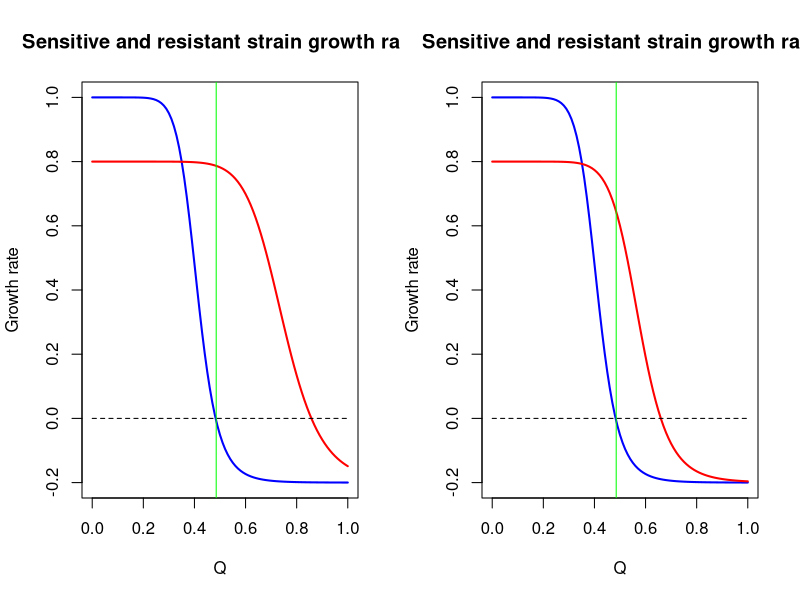
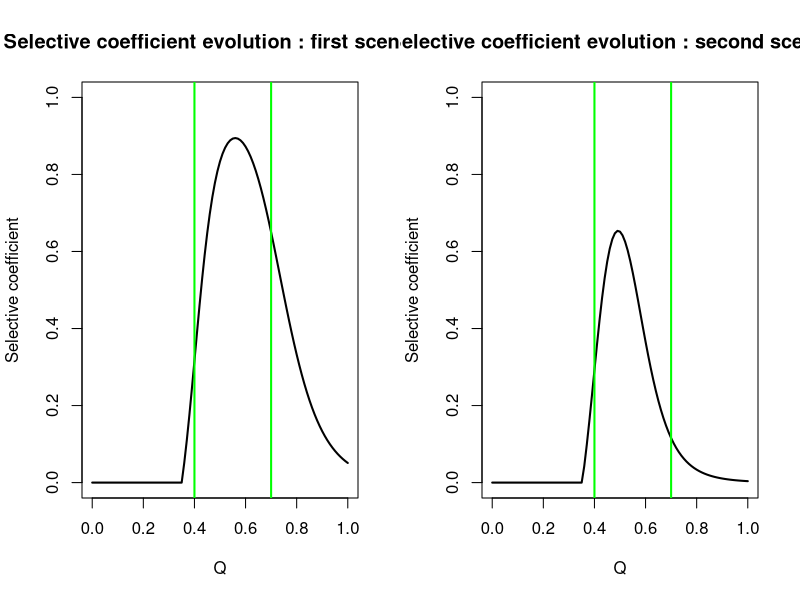
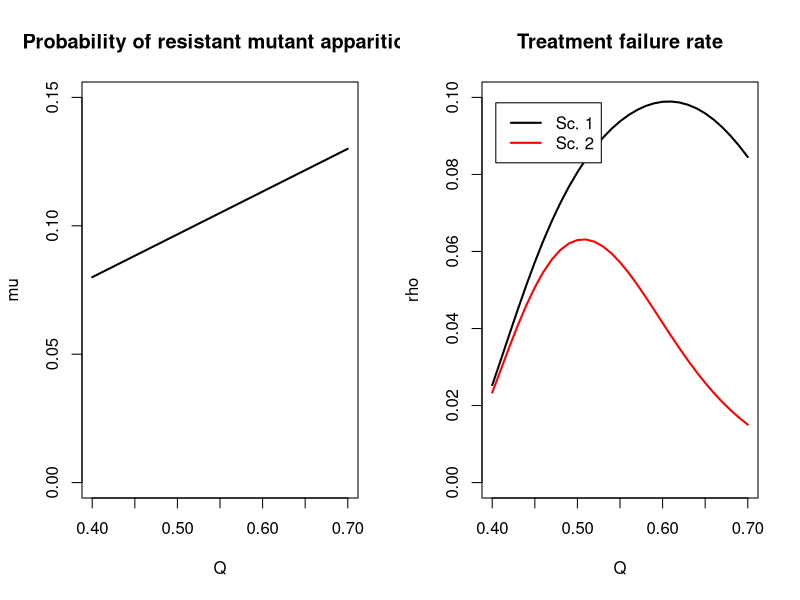
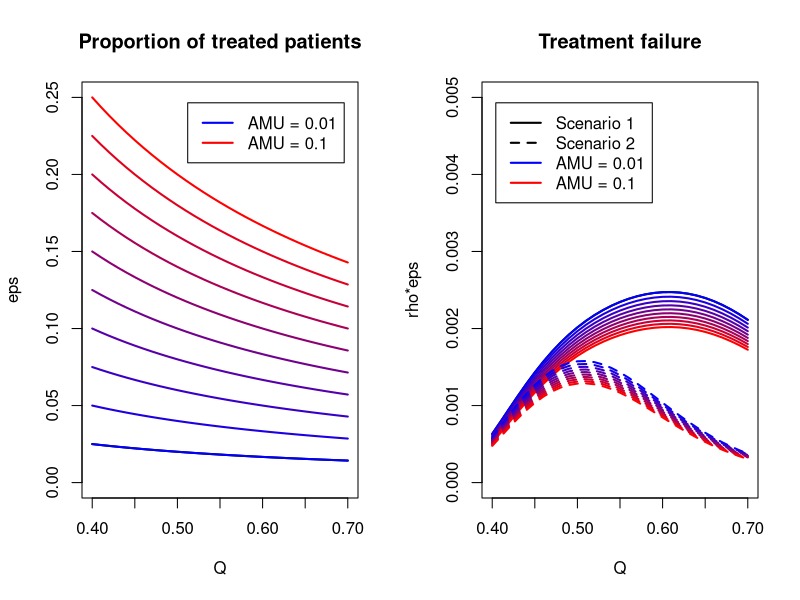
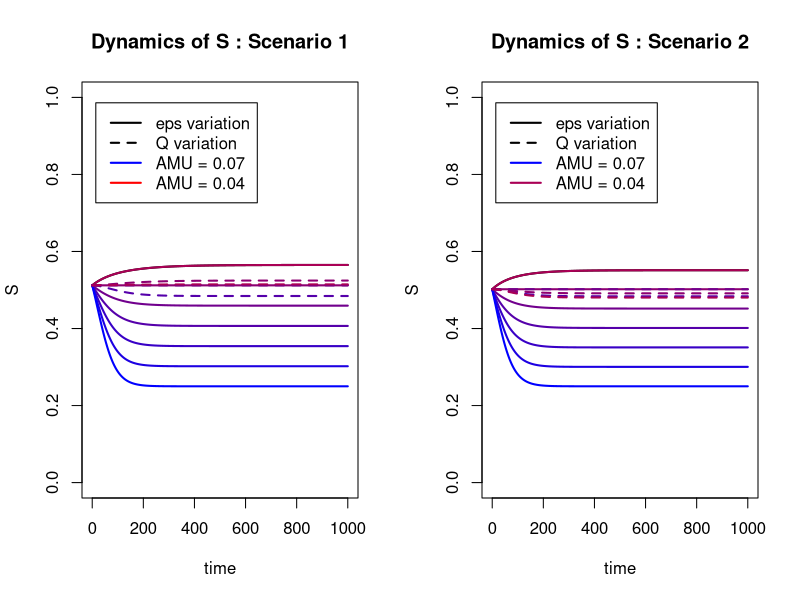
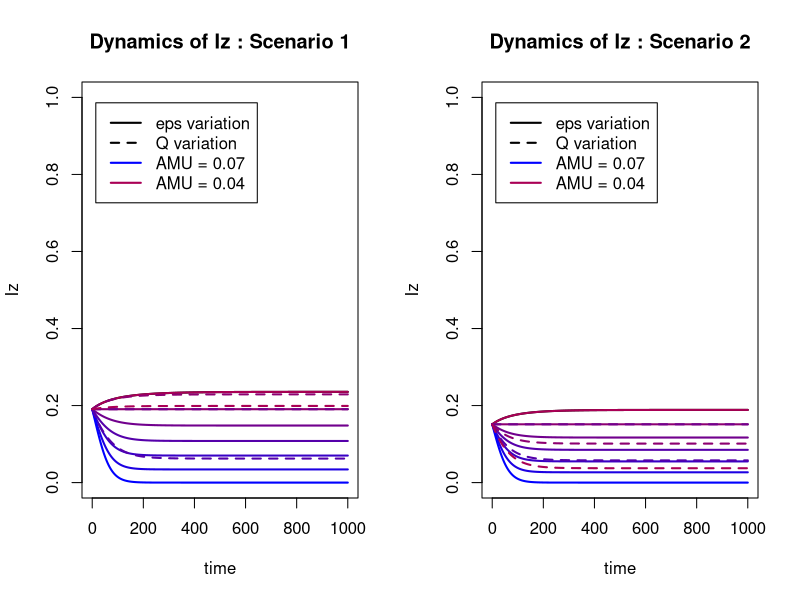
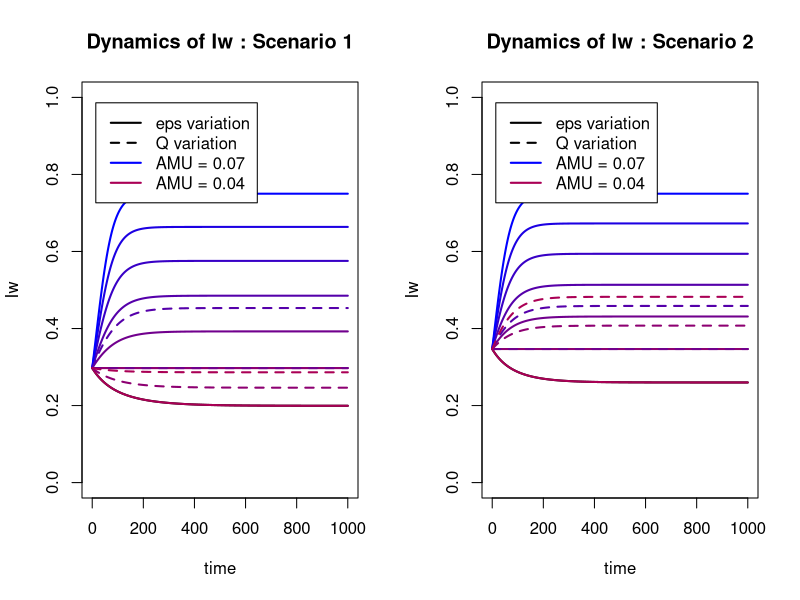
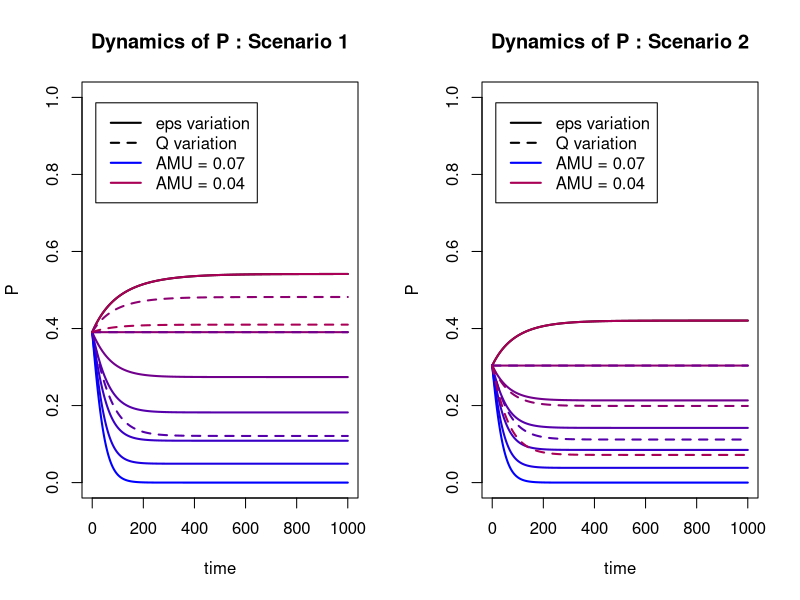

Source code (R) for these figures, in order:
## ---- chunk 1
library(plyr)

#per capita maximum growth rate of sensitive bact
max_sens_gr <- 1 
max_sens_gr2 <- 1 
#per capita maximum growth rate of resistant bact
max_res_gr <- 0.8
max_res_gr2 <- 0.8
#per capita minimum growth rate of sensitive bact
min_sens_gr <- -0.2
min_sens_gr2 <- -0.2
#per capita minimum growth rate of res bact
min_res_gr <- -0.2
min_res_gr2 <- -0.2
#minimum inhibitory concentration of sen bact

mic_sens <- 0.35
mic_sens2 <- 0.35
#minimum inhibitory concentration of res bact

mic_res <- 0.65
mic_res2 <- 0.5
#slope for sens bact
kappa_sens <- 10
kappa_sens2 <- 10
#slope for res bact  

kappa_res <- 10
kappa_res2 <- 10

param_sens <- c(max_sens_gr, min_sens_gr, mic_sens, kappa_sens)
param_sens2 <- c(max_sens_gr2, min_sens_gr2, mic_sens2, kappa_sens2)

param_res <- c(max_res_gr, min_res_gr, mic_res, kappa_res)
param_res2 <- c(max_res_gr2, min_res_gr2, mic_res2, kappa_res2)

#mutant emergence probability : we consider that if the amount of applied atb increases, the probability of resistant mutant apparition increases linearly
max_mu <- 0.13
min_mu <- 0.08
max_dot <- 10
min_dot <- 1

#range of intervention - cl=lowest clinically effective dose, cu maximum tolerable dose (toxicity)
cl=0.40
cu=0.70
n_values=(cu-cl)*100+1

drug_quantities <- seq(cl, cu, length.out = n_values )

AMU = c(0.01, 0.02, 0.03, 0.04, 0.05, 0.06, 0.07, 0.08, 0.09, 0.10)

prop_treated <- do.call(cbind, lapply(AMU, function (x) x/drug_quantities))

eps_max <- max(prop_treated)

#selection of corresponding borders in sel_coef vector

lowbound=cl*100+1
highbound=cu*100+1



x <- seq(0,1,by=0.01)
zoom <- 1
## ---- chunk 2



growth = function(x, maxv, minv, micv, slopev) {
  y <- maxv - ((maxv - minv)*(x/micv)^slopev)/((x/micv)^slopev - maxv/minv)
  return(y)
}



colglob <- colorRampPalette(c("blue", "red"))

colforcol <- colglob(length(AMU))


linfun <- function(x, t, ltype){
  lines(t, unlist(x), lty=ltype, lwd=2, col=colforcol[as.numeric(parent.frame()$i)])
}

## ---- chunk 3


gr_sens <- lapply(x, growth, max_sens_gr, min_sens_gr, mic_sens, kappa_sens)

gr_res <- lapply(x, growth, max_res_gr, min_res_gr, mic_res, kappa_res)

gr_sens2 <- lapply(x, growth, max_sens_gr2, min_sens_gr2, mic_sens2, kappa_sens2)

gr_res2 <- lapply(x, growth, max_res_gr2, min_res_gr2, mic_res2, kappa_res2)

MIC <- sum(gr_sens>0)/length(gr_sens)
MICres <- sum(gr_res>0)/length(gr_res)
MICres2 <- sum(gr_res2>0)/length(gr_res2)
## ---- chunk 4
par(mfrow=c(1,2))

plot(x, gr_sens, main="Sensitive and resistant strain growth rate", xlab="Q", ylab="Growth rate", ylim=c(-0.2,1), lwd=2, type="l", col='blue')

lines(x, gr_res, type='l', col='red', lwd=2)

lines(x, rep(0, length(x)), type='l', col='black', lwd=1, lty=2)
abline(v=MIC, col='green')


plot(x, gr_sens2, main="Sensitive and resistant strain growth rate", xlab="Q", ylab="Growth rate", ylim=c(-0.2,1), lwd=2, type="l", col='blue')

lines(x, gr_res2, type='l', col='red', lwd=2)

lines(x, rep(0, length(x)), type='l', col='black', lwd=1, lty=2)
abline(v=MIC, col='green')

## ---- chunk 5
gr_sens <- unlist(gr_sens)
gr_sens2 <- unlist(gr_sens2)
gr_res <- unlist(gr_res)
gr_res2 <- unlist(gr_res2)

sel_coef <- gr_res - gr_sens
sel_coef2 <- gr_res2 - gr_sens2

sel_coef[which(sel_coef<0)] <- 0
sel_coef2[which(sel_coef2<0)] <- 0


minSC <- sum(sel_coef==0)/length(sel_coef)

plot(x, sel_coef, main="Selective coefficient evolution : first scenario", xlab="Q", ylab="Selective coefficient", ylim=c(0,1), lwd=2, type="l", col='black')
abline(v=cl, col='green', lw=2)
abline(v=cu, col='green', lw=2)

plot(x, sel_coef2, main="Selective coefficient evolution : second scenario", xlab="Q", ylab="Selective coefficient", ylim=c(0,1), lwd=2, type="l", col='black')
abline(v=cl, col='green', lw=2)
abline(v=cu, col='green', lw=2)
## ---- chunk 6
mu_prob <- seq(min_mu, max_mu, length.out = n_values)
doses <- seq(cl, cu, length.out = n_values)

plot(doses, mu_prob, main="Probability of resistant mutant apparition", xlab="Q", ylab="mu", ylim=c(0,0.15), lwd=2, type="l", col='black')

## ---- chunk 7
sel_sel_coef <- sel_coef[lowbound:highbound]
sel_sel_coef2 <- sel_coef2[lowbound:highbound]

rho1 <- sel_sel_coef*mu_prob
rho2 <- sel_sel_coef2*mu_prob

plot(doses, rho1, main="Treatment failure rate", xlab="Q", ylab="rho", lwd=2, type="l", col='black', ylim=c(0, 0.10))

lines(doses, rho2, type='l', col='red', lwd=2)

legend("topleft" , inset=.05, c("Sc. 1", "Sc. 2"), lty=c(1,1), lwd=c(2,2), col=c("black", "red"))

## ---- chunk 8



plot(doses, prop_treated[,1], main="Proportion of treated patients", xlab="Q", ylab="eps", ylim=c(0 , eps_max), lwd=2, type="l", col='black')

capture.output(apply(prop_treated, 2, linfun, doses, 1), file='NUL')

tag_min <- paste('AMU =', AMU[1])
tag_max <- paste('AMU =', AMU[length(AMU)])

legend("topright" , inset=.05, c(tag_min, tag_max), lty=c(1,1), lwd=c(2,2), col=c("blue", "red"))

## ---- chunk 9


treat_fail <- do.call(cbind, lapply(prop_treated, function (x) x*rho1))
treat_fail2 <- do.call(cbind, lapply(prop_treated, function (x) x*rho2))

plot(doses, treat_fail[,1], main="Treatment failure", xlab="Q", ylab="rho*eps", lwd=2, type="l", col='black', ylim=c(0, 0.005))

capture.output(apply(treat_fail, 2, linfun, doses, 1), file='NUL')
capture.output(apply(treat_fail2, 2, linfun, doses, 2), file='NUL')

legend("topleft" , inset=.05, c('Scenario 1', 'Scenario 2', tag_min, tag_max), lty=c(1,2,1,1), lwd=c(2,2,2,2), col=c("black", "black", "blue", "red"))


## ---- chunk 10

library(deSolve)


options("scipen" = 10)

# initial state:
N <- 1
prop <- 0.01 #initial value of Iw and Iz

# time:
a <- 4000 #time span
m <- 1 #time step

# parameters
pbeta_w <- 0.04 #transmission parameter of Iw
pbeta_z <- 0.015 #transmission parameter of Iz

pgammaa <- 0.01 #innate recovery rate
pgamma_tilt <- 0.1 #recovery rate of Iw when treated by antibiotics

# span of variation
epsi_span <- c(0.12, 0.10, 0.08, 0.06, 0.04, 0.02, 0)
Q_span <- c(0.40, 0.50, 0.60, 0.70)
mu_span <- c(mu_prob[1], mu_prob[11], mu_prob[21], mu_prob[31])
rho1_span <- c(rho1[1], rho1[11], rho1[21], rho1[31])
rho2_span <- c(rho2[1], rho2[11], rho2[21], rho2[31])
AMU_span <- Q_span[2]*epsi_span
## ---- chunk 11

parameters_init1 <- c(beta_w=pbeta_w, beta_z=pbeta_z, gamma=pgammaa, gamma_prim=pgamma_tilt, eps=epsi_span[2], rho=rho1_span[2])

parameters_init2 <- c(beta_w=pbeta_w, beta_z=pbeta_z, gamma=pgammaa, gamma_prim=pgamma_tilt, eps=epsi_span[2], rho=rho2_span[2])

state <- c(S=1-2*prop, Iw=prop, Iz=prop, new_Iz=0, new_Iw=0)

times=seq(0, a, by=m)

SIS=function(times, state, parameters){
  with(as.list(c(state,parameters)),
       {dS = - beta_w*Iw*S - beta_z*Iz*S + gamma*(1-eps)*Iw + gamma_prim*eps*Iw + gamma*Iz
        dIw = beta_w*Iw*S + (1-eps)*beta_w*Iw*Iz - eps*beta_z*Iz*Iw - rho*eps*Iw - gamma*(1-eps)*Iw - gamma_prim*eps*Iw
        dIz = beta_z*Iz*S + eps*beta_z*Iz*Iw + rho*eps*Iw - (1-eps)*beta_w*Iw*Iz - gamma*Iz
        dnewIw = beta_w*Iw*S
        dnewIz = beta_z*Iz*S
        list(c(dS, dIw, dIz, dnewIw, dnewIz))
       })
}





## ---- chunk 12

out_init1=as.data.frame(
  ode(y=state, times=times, func=SIS, parms=parameters_init1)
)

initial_states1 <- unlist(out_init1[nrow(out_init1), 2:4])

out_init2=as.data.frame(
  ode(y=state, times=times, func=SIS, parms=parameters_init2)
)

initial_states2 <- unlist(out_init2[nrow(out_init2), 2:4])

var1_Qs <- cbind(epsi_span, rep(rho1_span[2],7), rep(initial_states1[1],7), rep(initial_states1[2],7), rep(initial_states1[3],7))

var2_Qs <- cbind( epsi_span, rep(rho2_span[2],7), rep(initial_states2[1],7), rep(initial_states2[2],7), rep(initial_states2[3],7))

var1_epss <- cbind(rep(epsi_span[2],4), rho1_span, rep(initial_states1[1],4), rep(initial_states1[2],4), rep(initial_states1[3],4))

var2_epss <- cbind( rep(epsi_span[2],4), rho2_span, rep(initial_states2[1],4), rep(initial_states2[2],4), rep(initial_states2[3],4))

## ---- chunk 13
parameters <- parameters_init1


var_fun = function(x) {
  parameters[5] <- x[1]
  parameters[6] <- x[2]
  state[1] <- x[3]
  state[2] <- x[4]
  state[3] <- x[5]
  out=as.data.frame(
  ode(y=state, times=times, func=SIS, parms=parameters))
  return(out)
}

out_Q_s1 <- do.call(cbind, apply(var1_Qs, 1, var_fun))
out_Q_s2 <- do.call(cbind, apply(var2_Qs, 1, var_fun))

out_eps_s1 <- do.call(cbind, apply(var1_epss, 1, var_fun))
out_eps_s2 <- do.call(cbind, apply(var2_epss, 1, var_fun))

#treatment will be done on the whole set, once treated, the data will be sorted out before plotting

whole_out <- cbind(out_Q_s1, out_Q_s2, out_eps_s1, out_eps_s2)

whole_out <- whole_out[1:1001,]

## ---- chunk 14

time2 <- seq(0, 1000, by=1)


colforcol_span <- colforcol[4:7]
colforcol_span2 <- colforcol[7:1]

linfun_var <- function(x, t, ltype){
  lines(t, unlist(x), lty=ltype, lwd=2, col=colforcol_span[as.numeric(parent.frame()$i)])
}

linfun_var2 <- function(x, t, ltype){
  lines(t, unlist(x), lty=ltype, lwd=2, col=colforcol_span2[as.numeric(parent.frame()$i)])
}

# col nums
ns <- seq(2, ncol(whole_out), by=6)
niz <- seq(4, ncol(whole_out), by=6)
niw <- seq(3, ncol(whole_out), by=6)
ninciw <- seq(5, ncol(whole_out), by=6)
ninciz <- seq(6, ncol(whole_out), by=6)

# col sep

S_dyn <- whole_out[,ns]
Iw_dyn <- whole_out[,niw]
Iz_dyn <- whole_out[,niz]
inc_Iw <- whole_out[,ninciw]
inc_Iz <- whole_out[,ninciz]

# state var separation

S_Qs1 <- S_dyn[,1:7]
S_Qs2 <- S_dyn[,8:14]
S_epss1 <- S_dyn[,15:18]
S_epss2 <- S_dyn[,19:22]

Iw_Qs1 <- Iw_dyn[,1:7]
Iw_Qs2 <- Iw_dyn[,8:14]
Iw_epss1 <- Iw_dyn[,15:18]
Iw_epss2 <- Iw_dyn[,19:22]

Iz_Qs1 <- Iz_dyn[,1:7]
Iz_Qs2 <- Iz_dyn[,8:14]
Iz_epss1 <- Iz_dyn[,15:18]
Iz_epss2 <- Iz_dyn[,19:22]

## ---- chunk 15
# S


par(mfrow=c(1,2))

plot(time2, S_Qs1[,1], main="Dynamics of S : Scenario 1", xlab="time", ylab="S", ylim=c(0,1), lwd=2, lty=1, type="l", col='black')

capture.output(apply(S_Qs1, 2, linfun_var2, time2, 1), file='NUL')
capture.output(apply(S_epss1, 2, linfun_var, time2, 2), file='NUL')

tag_min <- paste('AMU =', AMU[1])
tag_max <- paste('AMU =', AMU[length(AMU)])

tag_min_var <- paste('AMU =', epsi_span[2]*Q_span[4])
tag_max_var <- paste('AMU =', epsi_span[2]*Q_span[1])

legend("topleft" , inset=.05, c('eps variation', 'Q variation', tag_min_var, tag_max_var), lty=c(1,2,1,1), lwd=c(2,2,2,2), col=c("black", "black", "blue", "red"))

plot(time2, S_Qs2[,1], main="Dynamics of S : Scenario 2", xlab="time", ylab="S", ylim=c(0,1), lwd=2, lty=1, type="l", col='black')

capture.output(apply(S_Qs2, 2, linfun_var2, time2, 1), file='NUL')
capture.output(apply(S_epss2, 2, linfun_var, time2, 2), file='NUL')

tag_min_var <- paste('AMU =', epsi_span[2]*Q_span[4])
tag_max_var <- paste('AMU =', epsi_span[2]*Q_span[1])

legend("topleft" , inset=.05, c('eps variation', 'Q variation', tag_min_var, tag_max_var), lty=c(1,2,1,1), lwd=c(2,2,2,2), col=c("black", "black", colforcol_span2[7], colforcol_span2[1]))
## ---- chunk 16

# I_z

par(mfrow=c(1,2))

plot(time2, Iz_Qs1[,1], main="Dynamics of Iz : Scenario 1", xlab="time", ylab="Iz", ylim=c(0,1), lwd=2, lty=1, type="l", col='black')

capture.output(apply(Iz_Qs1, 2, linfun_var2, time2, 1), file='NUL')
capture.output(apply(Iz_epss1, 2, linfun_var, time2, 2), file='NUL')


tag_min_var <- paste('AMU =', epsi_span[2]*Q_span[4])
tag_max_var <- paste('AMU =', epsi_span[2]*Q_span[1])

legend("topleft" , inset=.05, c('eps variation', 'Q variation', tag_min_var, tag_max_var), lty=c(1,2,1,1), lwd=c(2,2,2,2), col=c("black", "black", colforcol_span2[7], colforcol_span2[1]))

plot(time2, Iz_Qs2[,1], main="Dynamics of Iz : Scenario 2", xlab="time", ylab="Iz", ylim=c(0,1), lwd=2, lty=1, type="l", col='black')

capture.output(apply(Iz_Qs2, 2, linfun_var2, time2, 1), file='NUL')
capture.output(apply(Iz_epss2, 2, linfun_var, time2, 2), file='NUL')

tag_min_var <- paste('AMU =', epsi_span[2]*Q_span[4])
tag_max_var <- paste('AMU =', epsi_span[2]*Q_span[1])

legend("topleft" , inset=.05, c('eps variation', 'Q variation', tag_min_var, tag_max_var), lty=c(1,2,1,1), lwd=c(2,2,2,2), col=c("black", "black", colforcol_span2[7], colforcol_span2[1]))

## ---- chunk 17

# I_w

par(mfrow=c(1,2))

plot(time2, Iw_Qs1[,1], main="Dynamics of Iw : Scenario 1", xlab="time", ylab="Iw", ylim=c(0,1), lwd=2, lty=1, type="l", col='black')

capture.output(apply(Iw_Qs1, 2, linfun_var2, time2, 1), file='NUL')
capture.output(apply(Iw_epss1, 2, linfun_var, time2, 2), file='NUL')


tag_min_var <- paste('AMU =', epsi_span[2]*Q_span[4])
tag_max_var <- paste('AMU =', epsi_span[2]*Q_span[1])

legend("topleft" , inset=.05, c('eps variation', 'Q variation', tag_min_var, tag_max_var), lty=c(1,2,1,1), lwd=c(2,2,2,2), col=c("black", "black", colforcol_span2[7], colforcol_span2[1]))

plot(time2, Iw_Qs2[,1], main="Dynamics of Iw : Scenario 2", xlab="time", ylab="Iw", ylim=c(0,1), lwd=2, lty=1, type="l", col='black')

capture.output(apply(Iw_Qs2, 2, linfun_var2, time2, 1), file='NUL')
capture.output(apply(Iw_epss2, 2, linfun_var, time2, 2), file='NUL')

tag_min_var <- paste('AMU =', epsi_span[2]*Q_span[4])
tag_max_var <- paste('AMU =', epsi_span[2]*Q_span[1])

legend("topleft" , inset=.05, c('eps variation', 'Q variation', tag_min_var, tag_max_var), lty=c(1,2,1,1), lwd=c(2,2,2,2), col=c("black", "black", colforcol_span2[7], colforcol_span2[1]))

## ---- chunk 18

P_Qs1 <- Iz_Qs1/(Iz_Qs1+Iw_Qs1)
P_Qs2 <- Iz_Qs2/(Iz_Qs2+Iw_Qs2)
P_epss1 <- Iz_epss1/(Iz_epss1+Iw_epss1)
P_epss2 <- Iz_epss2/(Iz_epss2+Iw_epss2)
# P

par(mfrow=c(1,2))

plot(time2, P_Qs1[,1], main="Dynamics of P : Scenario 1", xlab="time", ylab="P", ylim=c(0,1), lwd=2, lty=1, type="l", col='black')

capture.output(apply(P_Qs1, 2, linfun_var2, time2, 1), file='NUL')
capture.output(apply(P_epss1, 2, linfun_var, time2, 2), file='NUL')

tag_min_var <- paste('AMU =', epsi_span[2]*Q_span[4])
tag_max_var <- paste('AMU =', epsi_span[2]*Q_span[1])

legend("topleft" , inset=.05, c('eps variation', 'Q variation', tag_min_var, tag_max_var), lty=c(1,2,1,1), lwd=c(2,2,2,2), col=c("black", "black", colforcol_span2[7], colforcol_span2[1]))

plot(time2, P_Qs2[,1], main="Dynamics of P : Scenario 2", xlab="time", ylab="P", ylim=c(0,1), lwd=2, lty=1, type="l", col='black')

capture.output(apply(P_Qs2, 2, linfun_var2, time2, 1), file='NUL')
capture.output(apply(P_epss2, 2, linfun_var, time2, 2), file='NUL')

tag_min_var <- paste('AMU =', epsi_span[2]*Q_span[4])
tag_max_var <- paste('AMU =', epsi_span[2]*Q_span[1])

legend("topleft" , inset=.05, c('eps variation', 'Q variation', tag_min_var, tag_max_var), lty=c(1,2,1,1), lwd=c(2,2,2,2), col=c("black", "black", colforcol_span2[7], colforcol_span2[1]))

## ---- chunk 19
incid = function(x) {
  der <- rep(0, length(x))
  for (i in 2:length(x)) {
    der[i] <- x[i]-x[i-1]
  }
  return(der)
}

NewIz <- apply(inc_Iz, 2, incid)
NewIw <- apply(inc_Iw, 2, incid)

NIz_Qs1 <- NewIz[2:nrow(NewIz),1:length(epsi_span)]
NIz_Qs2 <- NewIz[2:nrow(NewIz),(length(epsi_span)+1):(2*length(epsi_span))]
NIz_epss1 <- NewIz[2:nrow(NewIz),(2*length(epsi_span)+1):(2*length(epsi_span)+length(Q_span))]
NIz_epss2 <- NewIz[2:nrow(NewIz),(2*length(epsi_span)+length(Q_span)+1):ncol(NewIz)]

NIw_Qs1 <- NewIw[2:nrow(NewIz),1:length(epsi_span)]
NIw_Qs2 <- NewIw[2:nrow(NewIz),(length(epsi_span)+1):(2*length(epsi_span))]
NIw_epss1 <- NewIw[2:nrow(NewIz),(2*length(epsi_span)+1):(2*length(epsi_span)+length(Q_span))]
NIw_epss2 <- NewIw[2:nrow(NewIz),(2*length(epsi_span)+length(Q_span)+1):ncol(NewIw)]


## ---- chunk 20
time3 <- seq(1, 1000, by=1)

par(mfrow=c(1,2))

plot(time3, NIw_Qs1[,1], main="Dynamics of Iw incidence \n Scenario 1", xlab="time", ylab="Iw incidence", ylim=c(0,0.01), lwd=2, lty=1, type="l", col='black')

capture.output(apply(NIw_Qs1, 2, linfun_var2, time3, 1), file='NUL')
capture.output(apply(NIw_epss1, 2, linfun_var, time3, 2), file='NUL')

tag_min_var <- paste('AMU =', epsi_span[2]*Q_span[4])
tag_max_var <- paste('AMU =', epsi_span[2]*Q_span[1])

legend("bottomright" , inset=.05, c('eps variation', 'Q variation', tag_min_var, tag_max_var), lty=c(1,2,1,1), lwd=c(2,2,2,2), col=c("black", "black", colforcol_span2[7], colforcol_span2[1]))

plot(time3, NIw_Qs2[,1], main="Dynamics of Iw incidence \n Scenario 2", xlab="time", ylab="Iw incidence", ylim=c(0,0.01), lwd=2, lty=1, type="l", col='black')

capture.output(apply(NIw_Qs2, 2, linfun_var2, time3, 1), file='NUL')
capture.output(apply(NIw_epss2, 2, linfun_var, time3, 2), file='NUL')

tag_min_var <- paste('AMU =', epsi_span[2]*Q_span[4])
tag_max_var <- paste('AMU =', epsi_span[2]*Q_span[1])

legend("bottomright" , inset=.05, c('eps variation', 'Q variation', tag_min_var, tag_max_var), lty=c(1,2,1,1), lwd=c(2,2,2,2), col=c("black", "black", colforcol_span2[7], colforcol_span2[1]))

## ---- chunk 21

par(mfrow=c(1,2))

plot(time3, NIz_Qs1[,1], main="Dynamics of Iz incidence \n Scenario 1", xlab="time", ylab="Iz incidence", ylim=c(0,0.002), lwd=2, lty=1, type="l", col='black')

capture.output(apply(NIz_Qs1, 2, linfun_var2, time3, 1), file='NUL')
capture.output(apply(NIz_epss1, 2, linfun_var, time3, 2), file='NUL')

tag_min_var <- paste('AMU =', epsi_span[2]*Q_span[4])
tag_max_var <- paste('AMU =', epsi_span[2]*Q_span[1])

legend("bottomright" , inset=.05, c('eps variation', 'Q variation', tag_min_var, tag_max_var), lty=c(1,2,1,1), lwd=c(2,2,2,2), col=c("black", "black", colforcol_span2[7], colforcol_span2[1]))

plot(time3, NIz_Qs2[,1], main="Dynamics of Iz incidence \n Scenario 2", xlab="time", ylab="Iz incidence", ylim=c(0,0.002), lwd=2, lty=1, type="l", col='black')

capture.output(apply(NIz_Qs2, 2, linfun_var2, time3, 1), file='NUL')
capture.output(apply(NIz_epss2, 2, linfun_var, time3, 2), file='NUL')

tag_min_var <- paste('AMU =', epsi_span[2]*Q_span[4])
tag_max_var <- paste('AMU =', epsi_span[2]*Q_span[1])

legend("bottomright" , inset=.05, c('eps variation', 'Q variation', tag_min_var, tag_max_var), lty=c(1,2,1,1), lwd=c(2,2,2,2), col=c("black", "black", colforcol_span2[7], colforcol_span2[1]))
